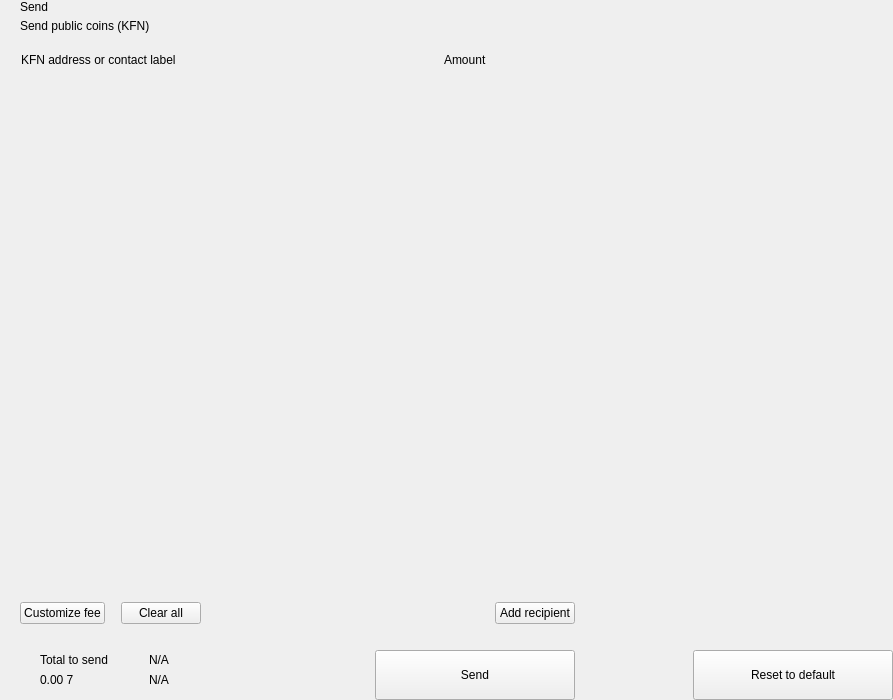
<?xml version="1.0" encoding="UTF-8"?>
<ui version="4.0">
 <class>send</class>
 <widget class="QWidget" name="send">
  <property name="geometry">
   <rect>
    <x>0</x>
    <y>0</y>
    <width>893</width>
    <height>700</height>
   </rect>
  </property>
  <property name="windowTitle">
   <string>Form</string>
  </property>
  <layout class="QHBoxLayout" name="horizontalLayout_2" stretch="2,1">
   <property name="spacing">
    <number>0</number>
   </property>
   <property name="leftMargin">
    <number>0</number>
   </property>
   <property name="topMargin">
    <number>0</number>
   </property>
   <property name="rightMargin">
    <number>0</number>
   </property>
   <property name="bottomMargin">
    <number>0</number>
   </property>
   <item>
    <widget class="QWidget" name="left" native="true">
     <layout class="QVBoxLayout" name="verticalLayout_3">
      <property name="spacing">
       <number>0</number>
      </property>
      <property name="leftMargin">
       <number>0</number>
      </property>
      <property name="topMargin">
       <number>0</number>
      </property>
      <property name="rightMargin">
       <number>0</number>
      </property>
      <property name="bottomMargin">
       <number>0</number>
      </property>
      <item>
       <layout class="QVBoxLayout" name="verticalLayout_22" stretch="0,0,0,1,0,0,0,0">
        <property name="spacing">
         <number>0</number>
        </property>
        <item>
         <layout class="QHBoxLayout" name="horizontalLayout_3">
          <property name="spacing">
           <number>0</number>
          </property>
          <property name="leftMargin">
           <number>20</number>
          </property>
          <property name="rightMargin">
           <number>20</number>
          </property>
          <item>
           <layout class="QVBoxLayout" name="verticalLayout">
            <property name="spacing">
             <number>5</number>
            </property>
            <item>
             <widget class="QLabel" name="labelTitle">
              <property name="text">
               <string>Send</string>
              </property>
              <property name="alignment">
               <set>Qt::AlignLeading|Qt::AlignLeft|Qt::AlignVCenter</set>
              </property>
             </widget>
            </item>
            <item>
             <widget class="QLabel" name="labelSubtitle1">
              <property name="text">
               <string>Send public coins (KFN)</string>
              </property>
             </widget>
            </item>
           </layout>
          </item>
          <item>
           <spacer name="horizontalSpacer">
            <property name="orientation">
             <enum>Qt::Horizontal</enum>
            </property>
            <property name="sizeHint" stdset="0">
             <size>
              <width>40</width>
              <height>20</height>
             </size>
            </property>
           </spacer>
          </item>
         </layout>
        </item>
        <item>
         <spacer name="verticalSpacer_2">
          <property name="orientation">
           <enum>Qt::Vertical</enum>
          </property>
          <property name="sizeType">
           <enum>QSizePolicy::Fixed</enum>
          </property>
          <property name="sizeHint" stdset="0">
           <size>
            <width>20</width>
            <height>20</height>
           </size>
          </property>
         </spacer>
        </item>
        <item>
         <layout class="QHBoxLayout" name="horizontalLayout" stretch="6,0,2">
          <property name="spacing">
           <number>0</number>
          </property>
          <property name="leftMargin">
           <number>10</number>
          </property>
          <property name="topMargin">
           <number>0</number>
          </property>
          <property name="rightMargin">
           <number>20</number>
          </property>
          <property name="bottomMargin">
           <number>0</number>
          </property>
          <item>
           <widget class="QLabel" name="labelSubtitleAddress">
            <property name="styleSheet">
             <string notr="true">margin-left:8px;</string>
            </property>
            <property name="text">
             <string>KFN address or contact label</string>
            </property>
           </widget>
          </item>
          <item>
           <spacer name="horizontalSpacer_3">
            <property name="orientation">
             <enum>Qt::Horizontal</enum>
            </property>
            <property name="sizeType">
             <enum>QSizePolicy::Fixed</enum>
            </property>
            <property name="sizeHint" stdset="0">
             <size>
              <width>40</width>
              <height>1</height>
             </size>
            </property>
           </spacer>
          </item>
          <item>
           <widget class="QLabel" name="labelSubtitleAmount">
            <property name="text">
             <string>Amount</string>
            </property>
           </widget>
          </item>
         </layout>
        </item>
        <item>
         <widget class="QScrollArea" name="scrollArea">
          <property name="minimumSize">
           <size>
            <width>0</width>
            <height>350</height>
           </size>
          </property>
          <property name="styleSheet">
           <string notr="true">#scrollArea {
            background:transparent;
            margin-top:10px;
}</string>
          </property>
          <property name="horizontalScrollBarPolicy">
           <enum>Qt::ScrollBarAlwaysOff</enum>
          </property>
          <property name="sizeAdjustPolicy">
           <enum>QAbstractScrollArea::AdjustIgnored</enum>
          </property>
          <property name="widgetResizable">
           <bool>true</bool>
          </property>
          <property name="alignment">
           <set>Qt::AlignLeading|Qt::AlignLeft|Qt::AlignTop</set>
          </property>
          <widget class="QWidget" name="scrollAreaWidgetContents">
           <property name="geometry">
            <rect>
             <x>0</x>
             <y>0</y>
             <width>591</width>
             <height>16</height>
            </rect>
           </property>
           <property name="sizePolicy">
            <sizepolicy hsizetype="Preferred" vsizetype="Maximum">
             <horstretch>0</horstretch>
             <verstretch>0</verstretch>
            </sizepolicy>
           </property>
           <property name="autoFillBackground">
            <bool>false</bool>
           </property>
           <property name="styleSheet">
            <string notr="true">#scrollAreaWidgetContents {
             background:transparent;
             }</string>
           </property>
           <layout class="QVBoxLayout" name="verticalLayout_7">
            <property name="spacing">
             <number>0</number>
            </property>
            <property name="sizeConstraint">
             <enum>QLayout::SetDefaultConstraint</enum>
            </property>
            <property name="leftMargin">
             <number>0</number>
            </property>
            <property name="topMargin">
             <number>0</number>
            </property>
            <property name="rightMargin">
             <number>0</number>
            </property>
            <property name="bottomMargin">
             <number>0</number>
            </property>
           </layout>
          </widget>
         </widget>
        </item>
        <item>
         <spacer name="verticalSpacer_4">
          <property name="orientation">
           <enum>Qt::Vertical</enum>
          </property>
          <property name="sizeType">
           <enum>QSizePolicy::Fixed</enum>
          </property>
          <property name="sizeHint" stdset="0">
           <size>
            <width>20</width>
            <height>20</height>
           </size>
          </property>
         </spacer>
        </item>
        <item>
         <layout class="QHBoxLayout" name="horizontalLayout_20">
          <property name="spacing">
           <number>6</number>
          </property>
          <property name="leftMargin">
           <number>20</number>
          </property>
          <property name="rightMargin">
           <number>20</number>
          </property>
          <item>
           <widget class="QPushButton" name="pushButtonFee">
            <property name="focusPolicy">
             <enum>Qt::NoFocus</enum>
            </property>
            <property name="text">
             <string>Customize fee</string>
            </property>
           </widget>
          </item>
          <item>
           <spacer name="horizontalSpacer_11">
            <property name="orientation">
             <enum>Qt::Horizontal</enum>
            </property>
            <property name="sizeType">
             <enum>QSizePolicy::Minimum</enum>
            </property>
            <property name="sizeHint" stdset="0">
             <size>
              <width>10</width>
              <height>20</height>
             </size>
            </property>
           </spacer>
          </item>
          <item>
           <widget class="QPushButton" name="pushButtonClear">
            <property name="focusPolicy">
             <enum>Qt::NoFocus</enum>
            </property>
            <property name="layoutDirection">
             <enum>Qt::RightToLeft</enum>
            </property>
            <property name="text">
             <string>Clear all</string>
            </property>
           </widget>
          </item>
          <item>
           <spacer name="horizontalSpacer_2">
            <property name="orientation">
             <enum>Qt::Horizontal</enum>
            </property>
            <property name="sizeHint" stdset="0">
             <size>
              <width>40</width>
              <height>20</height>
             </size>
            </property>
           </spacer>
          </item>
          <item>
           <widget class="QPushButton" name="pushButtonAddRecipient">
            <property name="focusPolicy">
             <enum>Qt::NoFocus</enum>
            </property>
            <property name="text">
             <string>Add recipient</string>
            </property>
           </widget>
          </item>
         </layout>
        </item>
        <item>
         <spacer name="verticalSpacer">
          <property name="orientation">
           <enum>Qt::Vertical</enum>
          </property>
          <property name="sizeType">
           <enum>QSizePolicy::Fixed</enum>
          </property>
          <property name="sizeHint" stdset="0">
           <size>
            <width>20</width>
            <height>16</height>
           </size>
          </property>
         </spacer>
        </item>
        <item>
         <layout class="QHBoxLayout" name="horizontalLayout_7">
          <property name="rightMargin">
           <number>20</number>
          </property>
          <item>
           <layout class="QHBoxLayout" name="horizontalLayout_10">
            <property name="spacing">
             <number>0</number>
            </property>
            <property name="leftMargin">
             <number>8</number>
            </property>
            <item>
             <widget class="QStackedWidget" name="stackedWidget">
              <property name="minimumSize">
               <size>
                <width>0</width>
                <height>60</height>
               </size>
              </property>
              <property name="maximumSize">
               <size>
                <width>16777215</width>
                <height>60</height>
               </size>
              </property>
              <widget class="QWidget" name="page1">
               <layout class="QVBoxLayout" name="verticalLayout_71" stretch="0">
                <property name="spacing">
                 <number>6</number>
                </property>
                <property name="leftMargin">
                 <number>12</number>
                </property>
                <property name="topMargin">
                 <number>0</number>
                </property>
                <property name="rightMargin">
                 <number>0</number>
                </property>
                <property name="bottomMargin">
                 <number>0</number>
                </property>
                <item>
                 <widget class="QWidget" name="coinWidget" native="true">
                  <property name="minimumSize">
                   <size>
                    <width>0</width>
                    <height>60</height>
                   </size>
                  </property>
                  <property name="maximumSize">
                   <size>
                    <width>16777215</width>
                    <height>60</height>
                   </size>
                  </property>
                  <layout class="QHBoxLayout" name="horizontalLayout_9">
                   <property name="spacing">
                    <number>0</number>
                   </property>
                   <property name="leftMargin">
                    <number>20</number>
                   </property>
                   <property name="topMargin">
                    <number>10</number>
                   </property>
                   <property name="rightMargin">
                    <number>20</number>
                   </property>
                   <property name="bottomMargin">
                    <number>10</number>
                   </property>
                   <item>
                    <layout class="QVBoxLayout" name="verticalSend">
                     <property name="spacing">
                      <number>0</number>
                     </property>
                     <item>
                      <widget class="QLabel" name="labelTitleTotalSend">
                       <property name="text">
                        <string>Total to send</string>
                       </property>
                      </widget>
                     </item>
                     <item>
                      <widget class="QLabel" name="labelAmountSend">
                       <property name="text">
                        <string notr="true">0.00 7</string>
                       </property>
                      </widget>
                     </item>
                    </layout>
                   </item>
                   <item>
                    <spacer name="horizontalSpacer_9">
                     <property name="orientation">
                      <enum>Qt::Horizontal</enum>
                     </property>
                     <property name="sizeType">
                      <enum>QSizePolicy::Fixed</enum>
                     </property>
                     <property name="sizeHint" stdset="0">
                      <size>
                       <width>20</width>
                       <height>20</height>
                      </size>
                     </property>
                    </spacer>
                   </item>
                   <item>
                    <widget class="QLabel" name="labelLine">
                     <property name="minimumSize">
                      <size>
                       <width>1</width>
                       <height>0</height>
                      </size>
                     </property>
                     <property name="maximumSize">
                      <size>
                       <width>1</width>
                       <height>16777215</height>
                      </size>
                     </property>
                     <property name="text">
                      <string/>
                     </property>
                    </widget>
                   </item>
                   <item>
                    <spacer name="horizontalSpacer_10">
                     <property name="orientation">
                      <enum>Qt::Horizontal</enum>
                     </property>
                     <property name="sizeType">
                      <enum>QSizePolicy::Fixed</enum>
                     </property>
                     <property name="sizeHint" stdset="0">
                      <size>
                       <width>20</width>
                       <height>20</height>
                      </size>
                     </property>
                    </spacer>
                   </item>
                   <item>
                    <layout class="QVBoxLayout" name="verticalRemaining">
                     <property name="spacing">
                      <number>0</number>
                     </property>
                     <item>
                      <widget class="QLabel" name="labelTitleTotalRemaining">
                       <property name="text">
                        <string notr="true">N/A</string>
                       </property>
                      </widget>
                     </item>
                     <item>
                      <widget class="QLabel" name="labelAmountRemaining">
                       <property name="text">
                        <string notr="true">N/A</string>
                       </property>
                      </widget>
                     </item>
                    </layout>
                   </item>
                  </layout>
                 </widget>
                </item>
               </layout>
              </widget>
              <widget class="QWidget" name="page_2"/>
             </widget>
            </item>
           </layout>
          </item>
          <item>
           <spacer name="horizontalSpacer_5">
            <property name="orientation">
             <enum>Qt::Horizontal</enum>
            </property>
            <property name="sizeType">
             <enum>QSizePolicy::Expanding</enum>
            </property>
            <property name="sizeHint" stdset="0">
             <size>
              <width>40</width>
              <height>20</height>
             </size>
            </property>
           </spacer>
          </item>
          <item alignment="Qt::AlignBottom">
           <widget class="QPushButton" name="pushButtonSave">
            <property name="minimumSize">
             <size>
              <width>200</width>
              <height>50</height>
             </size>
            </property>
            <property name="maximumSize">
             <size>
              <width>200</width>
              <height>50</height>
             </size>
            </property>
            <property name="focusPolicy">
             <enum>Qt::NoFocus</enum>
            </property>
            <property name="text">
             <string>Send</string>
            </property>
           </widget>
          </item>
         </layout>
        </item>
       </layout>
      </item>
     </layout>
    </widget>
   </item>
   <item>
    <widget class="QWidget" name="right" native="true">
     <layout class="QVBoxLayout" name="verticalLayout_5">
      <property name="leftMargin">
       <number>0</number>
      </property>
      <property name="topMargin">
       <number>0</number>
      </property>
      <property name="rightMargin">
       <number>0</number>
      </property>
      <property name="bottomMargin">
       <number>0</number>
      </property>
      <item>
       <layout class="QVBoxLayout" name="verticalLayout_4">
        <property name="spacing">
         <number>6</number>
        </property>
        <item>
         <widget class="OptionButton" name="btnCoinControl" native="true">
          <property name="minimumSize">
           <size>
            <width>0</width>
            <height>50</height>
           </size>
          </property>
         </widget>
        </item>
        <item>
         <widget class="OptionButton" name="btnChangeAddress" native="true">
          <property name="minimumSize">
           <size>
            <width>0</width>
            <height>50</height>
           </size>
          </property>
         </widget>
        </item>
        <item>
         <widget class="OptionButton" name="btnUri" native="true">
          <property name="minimumSize">
           <size>
            <width>0</width>
            <height>50</height>
           </size>
          </property>
         </widget>
        </item>
        <item>
         <spacer name="verticalSpacer_5">
          <property name="orientation">
           <enum>Qt::Vertical</enum>
          </property>
          <property name="sizeHint" stdset="0">
           <size>
            <width>20</width>
            <height>40</height>
           </size>
          </property>
         </spacer>
        </item>
        <item>
         <layout class="QHBoxLayout" name="horizontalLayout_8">
          <item>
           <spacer name="horizontalSpacer_7">
            <property name="orientation">
             <enum>Qt::Horizontal</enum>
            </property>
            <property name="sizeHint" stdset="0">
             <size>
              <width>40</width>
              <height>20</height>
             </size>
            </property>
           </spacer>
          </item>
          <item>
           <widget class="QPushButton" name="pushButtonReset">
            <property name="minimumSize">
             <size>
              <width>200</width>
              <height>50</height>
             </size>
            </property>
            <property name="maximumSize">
             <size>
              <width>200</width>
              <height>50</height>
             </size>
            </property>
            <property name="focusPolicy">
             <enum>Qt::NoFocus</enum>
            </property>
            <property name="text">
             <string>Reset to default</string>
            </property>
           </widget>
          </item>
         </layout>
        </item>
       </layout>
      </item>
     </layout>
    </widget>
   </item>
  </layout>
 </widget>
 <customwidgets>
  <customwidget>
   <class>OptionButton</class>
   <extends>QWidget</extends>
   <header>qt/pivx/optionbutton.h</header>
   <container>1</container>
  </customwidget>
 </customwidgets>
 <resources/>
 <connections/>
</ui>
